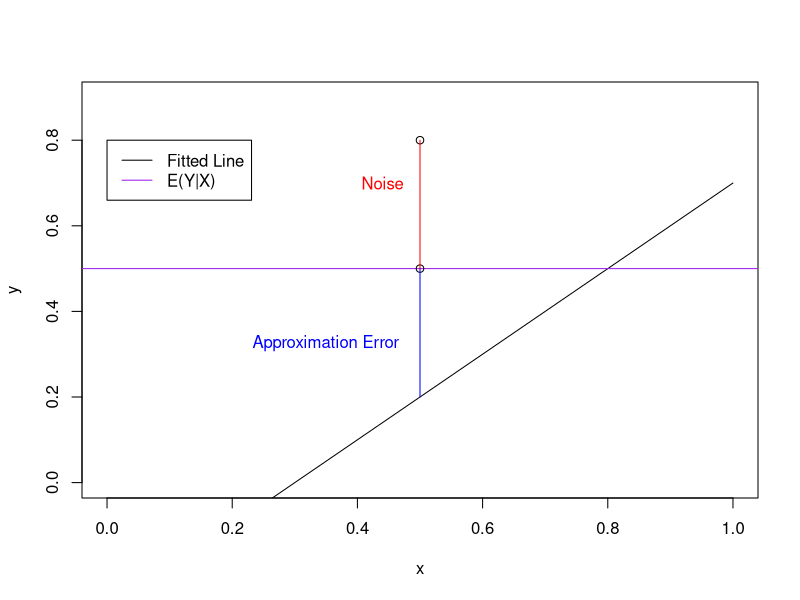
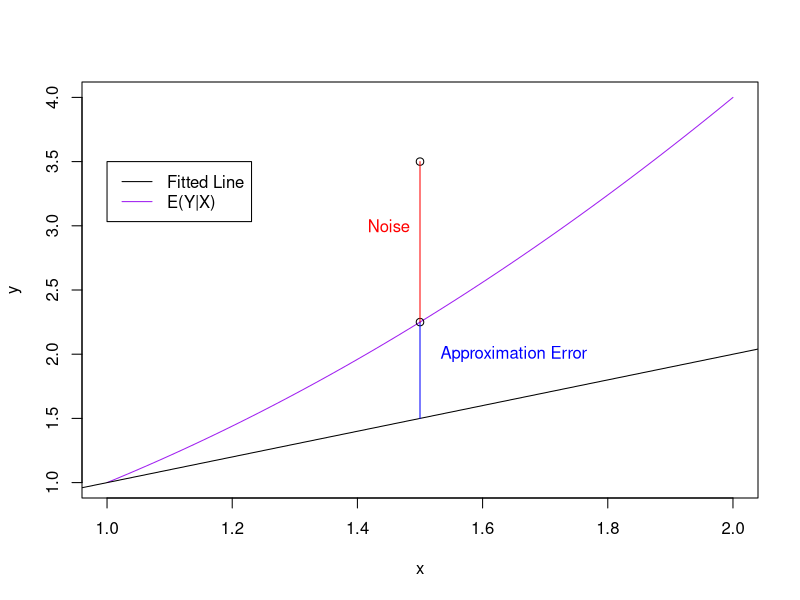
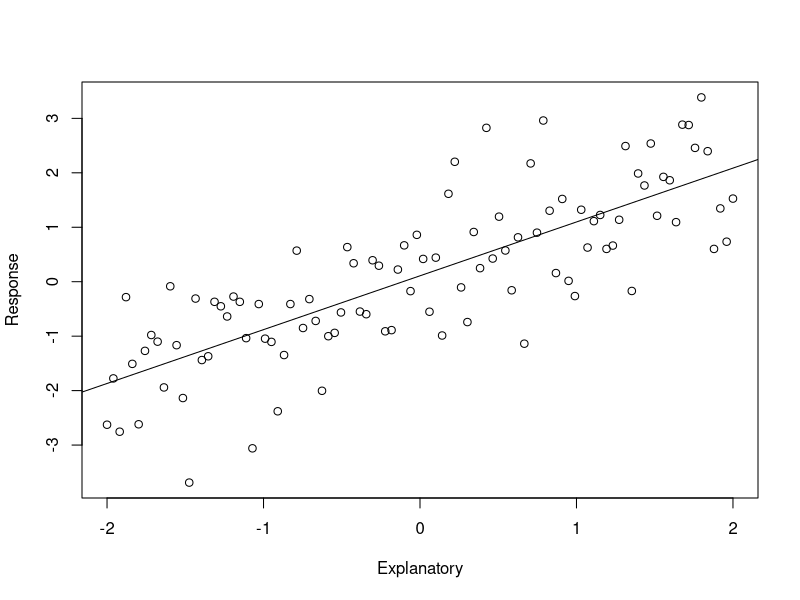
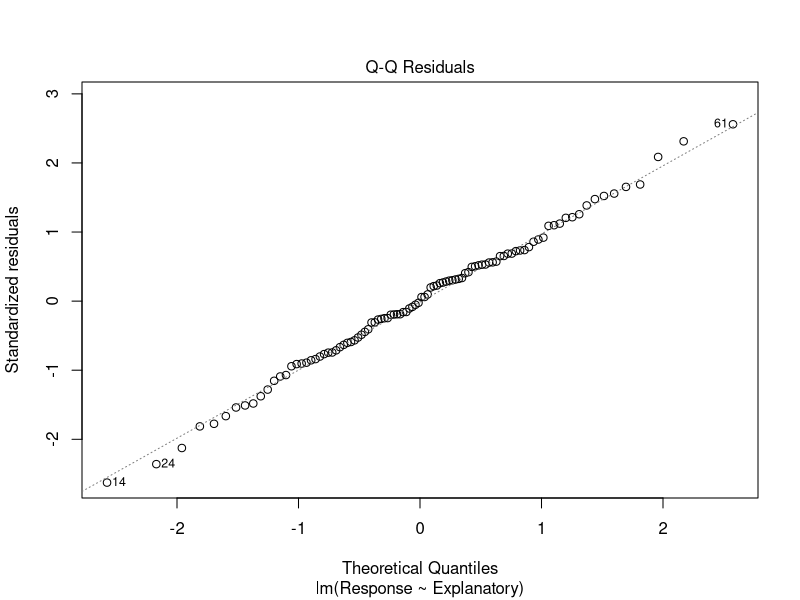
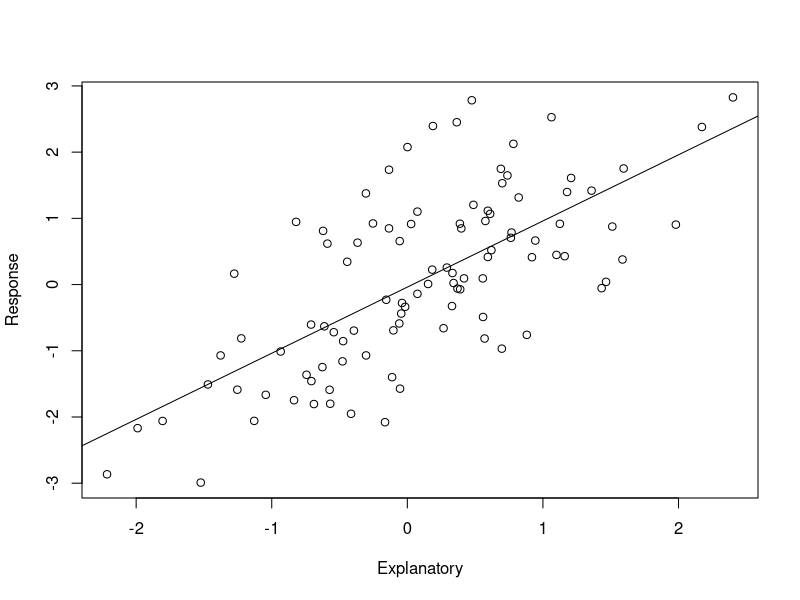
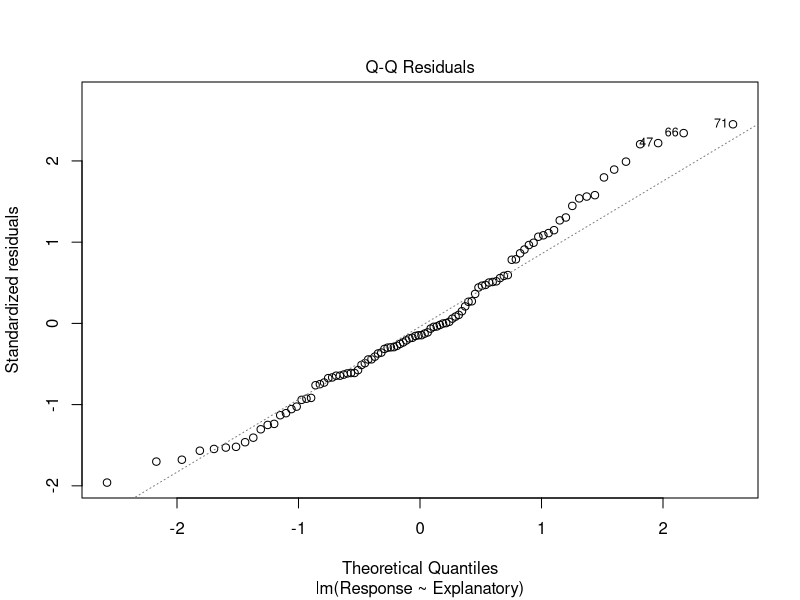
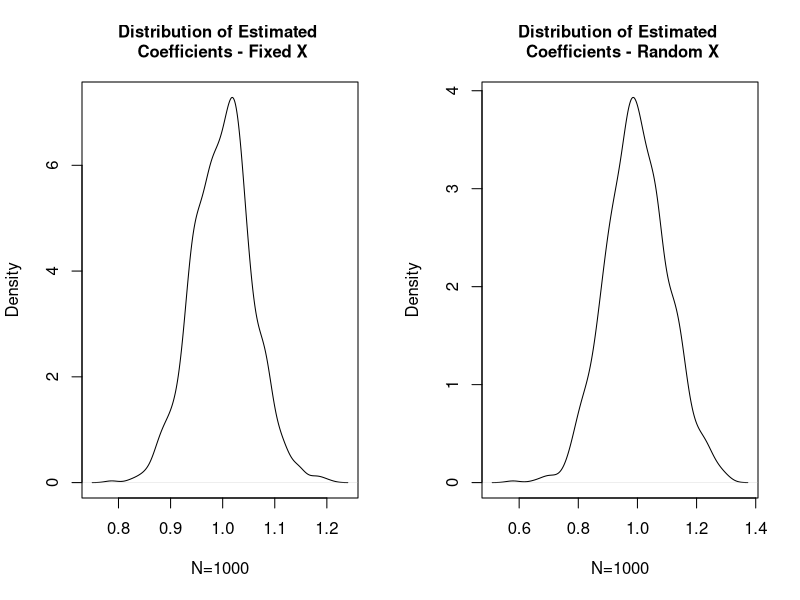

Source code (R) for these figures, in order:
## ---- chunk 1
library(knitr)
library(tidyverse)
knitr::opts_chunk$set(echo = TRUE)
## ---- chunk 2
curve(1*x-0.3,from=0,to=1, col="black",ylab="y", xlim=c(0,1),ylim=c(0,0.9))
abline(h=0.5, col="purple")
points(c(.5,.5),c(.5,0.8))
legend(0,0.8, legend=c("Fitted Line", "E(Y|X)"),
       col=c("black", "purple"), lty=1)
lines(c(.5,.5),c(0.2,0.5), col="blue")
lines(c(.5,.5),c(0.5,0.8), col="red")
text(.35,.325,label = "Approximation Error", col="blue")
text(.44,.7,label = "Noise",col="red")
## ---- chunk 3
set.seed(1)
curve(x^2,from=1,to=2, xlab="x",ylab="y", col="purple")
abline(0,1)
points(c(1.5,1.5),c(3.5,1.5^2))
legend(1,3.5, legend=c("Fitted Line", "E(Y|X)"),
       col=c("black", "purple"), lty=1)
lines(c(1.5,1.5),c(1.5,1.5^2), col="blue")
lines(c(1.5,1.5),c(1.5^2,3.5), col="red")
text(1.65,2,label = "Approximation Error", col="blue")
text(1.45,3,label = "Noise",col="red")
## ---- chunk 4
#Fixed linear regression 
set.seed(1)
Explanatory <- seq(-2,2,length.out=100)
Response <- Explanatory + rnorm(length(Explanatory))
model <- lm(Response~Explanatory)
model_summary <- model %>% broom::tidy() %>% kable()

plot(Response~Explanatory)
abline(model)

plot(model,which = 2)
## ---- chunk 5
set.seed(1)
Explanatory <- rnorm(100)
Response <- Explanatory + rnorm(length(Explanatory))
model <- lm(Response~Explanatory)
model_summary <- model %>% broom::tidy() %>% kable()

plot(Response~Explanatory)
abline(model)

plot(model, which=2)
## ---- chunk 6
set.seed(1)
N <- 1000
X <- seq(-3,3,length.out=100)
beta_fixed <- vector()
for (i in 1:N){
  y <- X +rnorm(100)
  model <- lm(y~X)
  beta_fixed[i] <- model$coefficients[2]
}
beta_random <- vector()
for (i in 1:N){
  X <- rnorm(100)
  y <- X+rnorm(100)
  model <- lm(y~X)
  beta_random[i] <- model$coefficients[2]
}

par(mfrow=c(1,2))
plot(density(beta_fixed),cex.main=1, main="Distribution of Estimated \n Coefficients - Fixed X", xlab = "N=1000")
plot(density(beta_random),cex.main=1, main="Distribution of Estimated \n Coefficients - Random X", xlab = "N=1000")
